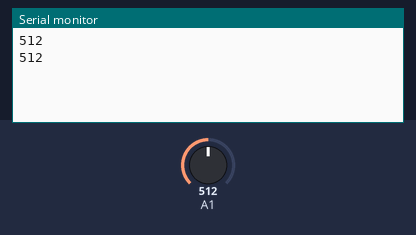
The sketch below on a simulated Arduino Uno, built with avr-gcc and run on an emulated ATmega328P. On the bench: the last lines printed to the serial monitor. The inputs (shaded band) are chosen by the test bench; at power-on: A1 = 512.

Above: at 2.8 s.
2.9 s: A1 set to 560
At 4.8 s:
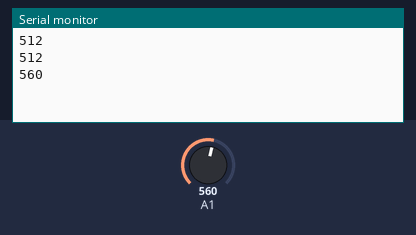
5.6 s: A1 set to 540
At 6.4 s:
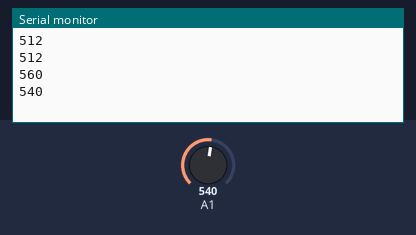
Timing chart, 0 to 8.6 s (numbered marks = the images above; inputs shaded):
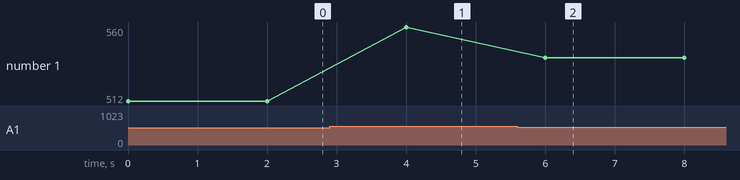

Measured:
- after the input at 2.9 s, the serial monitor: prints a new line after 1.1 s (image 1)
- after the input at 5.6 s, the serial monitor: prints a new line after 0.40 s (image 2)
- plotted number 1: 512 → 560 after the input at 2.9 s, 560 → 540 after the input at 5.6 s

The sketch:

Su_Sensoru.ino
```cpp
int led1=7;
int led2=6;
int led3=5;
void setup() {
  // put your setup code here, to run once:
  Serial.begin(9600);
}

void loop() {
  // put your main code here, to run repeatedly:
  int seviye;
  seviye=analogRead(A1);
  if(seviye>150)
  {
    if(seviye<400)
    {
      digitalWrite(led1, HIGH);
      digitalWrite(led2, LOW);
      digitalWrite(led3, LOW);
    }
    else if(seviye<550)
    {
      digitalWrite(led1,HIGH);
      digitalWrite(led2,HIGH);
      digitalWrite(led3,LOW);
    }
    else
    {
      digitalWrite(led1,HIGH);
      digitalWrite(led2,HIGH);
      digitalWrite(led3,HIGH);
    }
  }
  else
  {
    digitalWrite(led1, LOW);
    digitalWrite(led2, LOW);
    digitalWrite(led3, LOW);
  }

  Serial.println(seviye);
  delay(2000);
}
```
